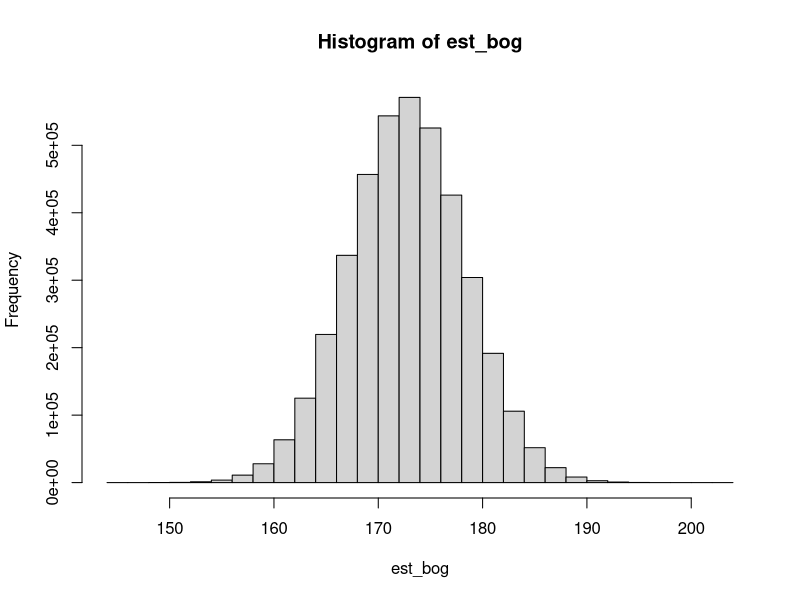
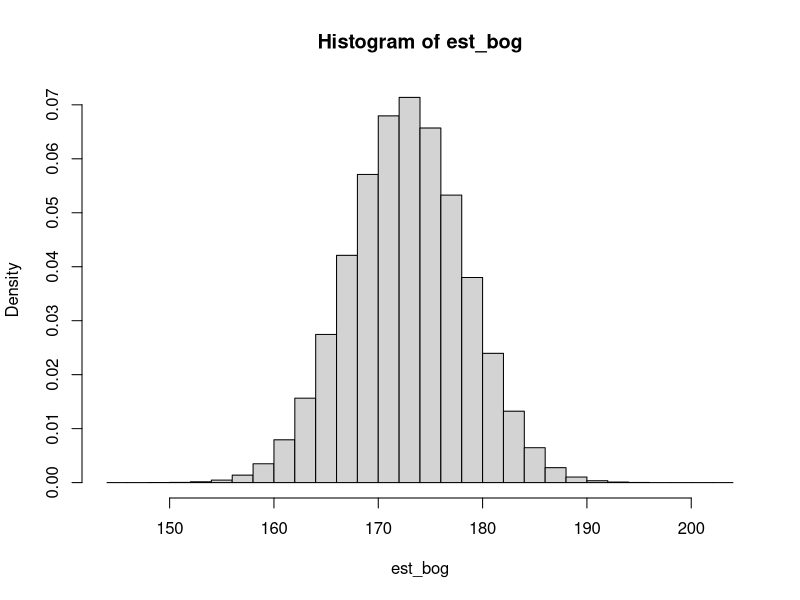
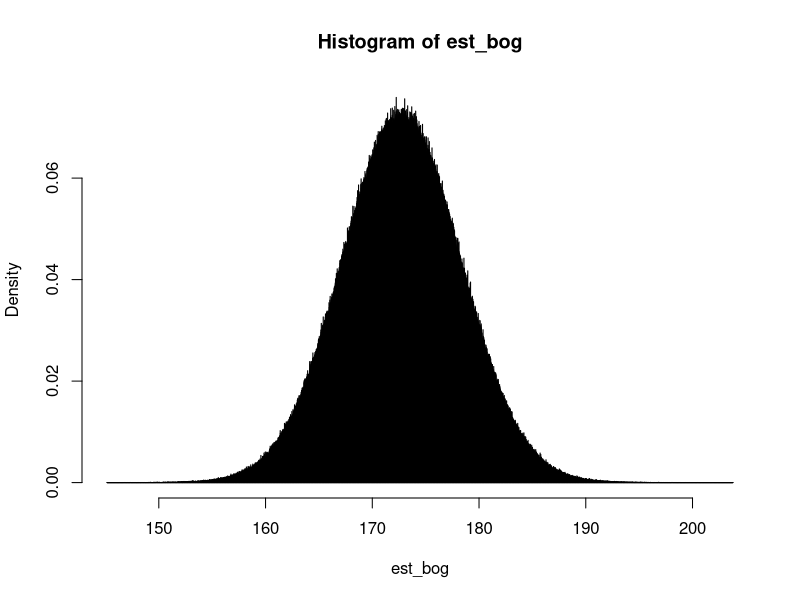

These charts were generated, in order, by the following R code:

estaturas <- c(170, 165, 178, 169, 172, 180, 180, 167, 182, 174, 166, 176, 169, 168, 175)
length(estaturas)

prom <- mean(estaturas)
  desvest <- sd(estaturas)

set.seed(12345)
est_bog <- rnorm(n = 4000000, mean = prom, sd = desvest)
hist(est_bog)
hist(est_bog, probability  = T)
hist(est_bog, probability  = T, breaks = 5000)

# Distribución normal (gaussiana)

dist_est <- function(x){

  (1 / ( 5.560918 * sqrt(2*pi))) * exp(-(1/(2* 5.560918^2)) * (x -  172.7333) ^2 )
}

# Función de densidad
dnorm(x = 190, mean = prom, sd = desvest)
dist_est(190)

integrate(dnorm, mean = prom, sd = desvest, lower = 180, upper = Inf)
# Prob de encontrar alguien de más de 1,80 es de 9,5 % 
# pnorm(180, mean = prom, sd = desvest, lower.tail = F)

integrate(dist_est, lower = -Inf, upper = Inf)

# Probabilidad de encontrar un hombre de menos de 1,60
integrate(dnorm, mean = prom, sd = desvest, lower = -Inf, upper = 160)

# Probabilidad de encontrar alguien de 170 a 180
integrate(dnorm, mean = prom, sd = desvest, lower = -Inf, upper = 180)[[1]] -
  integrate(dnorm, mean = prom, sd = desvest, lower = -Inf, upper = 160)[[1]] 
  


# Ejemplo de juguete con una parabola  
integrate(function(x) x ^2, lower = 1, upper = 5)
125 / 3 - 1/3
# OK

